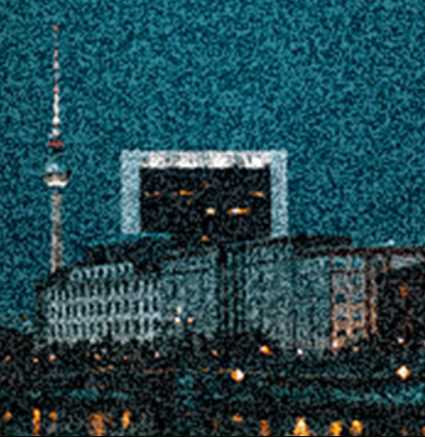
#> input picture proyecto_fft/imagenes/imagenR4.png, 425 x 437 px
$ jupyter execute notebook.ipynb
#> lines starting #> are read from the running program, lines starting #| are printed output that depends on the picture
# Procesamiento de Imágenes con la Transformada Rápida de Fourier (FFT)

**Universidad Centroamericana "José Simeón Cañas"**
Facultad de Ingeniería y Arquitectura — Departamento de Matemática
Análisis Numérico · Ciclo 01-2026

---

## Descripción general

En este notebook se explora la aplicación de la **Transformada Discreta de Fourier (DFT)**
en dos dimensiones para el procesamiento digital de imágenes.
Específicamente, se estudia cómo el **filtrado en el dominio de la frecuencia** permite
eliminar ruido de una imagen utilizando un filtro gaussiano paso-bajo.

El flujo de trabajo seguido es el siguiente:

1. Carga y preprocesamiento de la imagen.
2. Adición de ruido gaussiano sintético.
3. Cálculo de la FFT 2D.
4. Construcción y aplicación de un filtro gaussiano en el dominio frecuencial.
5. Reconstrucción mediante la IFFT 2D.
6. Análisis comparativo de resultados.

---
## 1. Marco Teórico

### 1.1 Transformada Discreta de Fourier en 2D

Para una imagen discreta $f[m, n]$ de tamaño $M \times N$, la **DFT 2D** se define como:

$$
F[u, v] = \sum_{m=0}^{M-1} \sum_{n=0}^{N-1} f[m,n]\, e^{-j2\pi\left(\frac{um}{M} + \frac{vn}{N}\right)}
$$

donde $u \in \{0,\dots,M-1\}$ y $v \in \{0,\dots,N-1\}$ son las frecuencias espaciales discretas.
Cada coeficiente $F[u,v]$ es un número complejo cuya **magnitud** representa la energía en esa frecuencia
y cuya **fase** codifica la posición espacial de esa componente.

Para imágenes **RGB**, la DFT se aplica de forma independiente a cada canal $c \in \{R, G, B\}$:

$$
F_c[u, v] = \sum_{m=0}^{M-1} \sum_{n=0}^{N-1} f_c[m,n]\, e^{-j2\pi\left(\frac{um}{M} + \frac{vn}{N}\right)}
$$

### 1.2 Transformada Inversa (IDFT 2D)

La imagen original se recupera mediante la transformada inversa:

$$
f[m, n] = \frac{1}{MN} \sum_{u=0}^{M-1} \sum_{v=0}^{N-1} F[u,v]\, e^{j2\pi\left(\frac{um}{M} + \frac{vn}{N}\right)}
$$

### 1.3 Desplazamiento del espectro (`fftshift`)

Por convención, la FFT coloca las frecuencias bajas en las esquinas de la matriz.
La operación **fftshift** reordena el espectro para centrar las frecuencias bajas:

$$
F_{\text{shift}}[u, v] = F\left[\left(u + \frac{M}{2}\right) \bmod M,\; \left(v + \frac{N}{2}\right) \bmod N\right]
$$

### 1.4 Filtro Gaussiano Paso-Bajo

Un filtro paso-bajo atenúa las frecuencias altas (bordes, ruido) y preserva las bajas (estructura global).
El filtro gaussiano en el dominio de la frecuencia se define como:

$$
H[u, v] = e^{-\dfrac{(u - u_0)^2 + (v - v_0)^2}{2\sigma^2}}
$$

donde $(u_0, v_0)$ es el centro del espectro y $\sigma$ controla el **ancho de banda**.
El espectro filtrado se obtiene mediante multiplicación punto a punto:

$$
G[u, v] = F_{\text{shift}}[u, v] \cdot H[u, v]
$$

---
## 2. Configuración del Entorno

Se importan las bibliotecas necesarias:
- **NumPy**: operaciones numéricas y módulo `fft`.
- **Matplotlib**: visualización de imágenes y espectros.
- **PIL (Pillow)**: carga y conversión de imágenes.

[cell 1]
import numpy as np
import matplotlib.pyplot as plt
from PIL import Image

print("Todo funciona")

---
## 3. Carga y Preprocesamiento de la Imagen

La imagen se carga en modo **RGB** para preservar la información de color en los tres canales $(R, G, B)$.

Para optimizar el cómputo se limita el lado máximo a $512$ píxeles, pero manteniendo la **proporción original** de la imagen mediante regla de tres:

$$
\text{Si } W > H:\quad W' = 512,\quad H' = \left\lfloor 512 \times \frac{H}{W} \right\rfloor
$$
$$
\text{Si } H \geq W:\quad H' = 512,\quad W' = \left\lfloor 512 \times \frac{W}{H} \right\rfloor
$$

Así se evita la deformación de imágenes rectangulares y se trabaja con dimensiones uniformes.

[cell 2]
# ── Cargar imagen en color (RGB) ─────────────────────────────────────────
img_pil = Image.open("imagenes/imagenR4.png").convert("RGB")

# ── Redimensionar manteniendo proporción ──────────────────────────────────
MAX_SIZE = 512
W_orig, H_orig = img_pil.size   # PIL usa (ancho, alto)
#> W_orig = 425; H_orig = 437

if W_orig >= H_orig:
    W_new = MAX_SIZE
    H_new = int(MAX_SIZE * H_orig / W_orig)
else:
    H_new = MAX_SIZE
    W_new = int(MAX_SIZE * W_orig / H_orig)
#> W_new = 497

img_pil = img_pil.resize((W_new, H_new), Image.LANCZOS)
#> img_pil: PIL image 497x512 RGB
img = np.array(img_pil)          # shape: (H_new, W_new, 3)  dtype: uint8

print(f"Tamaño original : {W_orig} x {H_orig} px")
#| Tamaño original : 425 x 437 px
print(f"Tamaño redimensionado: {img.shape[1]} x {img.shape[0]} px  |  canales: {img.shape[2]}")
#| Tamaño redimensionado: 497 x 512 px  |  canales: 3

plt.imshow(img)
plt.title("Imagen original (RGB)")
plt.axis('off')
plt.show()

---
## 4. Selección del Modo de Procesamiento

El flujo de trabajo se bifurca según la condición de la imagen de entrada:

| Opción | Descripción | Resultado |
|--------|-------------|----------|
| **a) Añadir ruido** | La imagen está limpia; se agrega ruido gaussiano sintético | Se muestra imagen original vs. reconstrucción filtrada |
| **b) Ya tiene ruido** | La imagen subida ya contiene ruido real | Se muestra imagen ruidosa vs. imagen depurada |

Asigna el valor `'a'` o `'b'` a la variable `MODO` en la celda siguiente.

[cell 3]
# ── CONFIGURACIÓN DE MODO ────────────────────────────────────────────────
#   'a'  →  la imagen está limpia; se añadirá ruido gaussiano sintético
#   'b'  →  la imagen ya contiene ruido; se omite la adición de ruido
MODO = 'b'   # <── cambia a 'b' si tu imagen ya tiene ruido

assert MODO in ('a', 'b'), "MODO debe ser 'a' o 'b'"
print(f"Modo seleccionado: {'(a) Añadir ruido' if MODO == 'a' else '(b) Imagen ya con ruido'}")

---
## 5. (Opción a) Adición de Ruido Gaussiano

> **Esta sección solo se ejecuta si `MODO = 'a'`.**

Se añade **ruido blanco gaussiano** independiente a cada canal RGB. El ruido $\eta_c[m,n]$ en el canal $c$ sigue:

$$
\eta_c[m,n] \sim \mathcal{N}(0,\, \sigma_\eta^2) \quad c \in \{R, G, B\}, \quad \sigma_\eta = 40
$$

La imagen degradada resulta: $f_{\text{ruido}}[m,n,c] = \text{clip}\,(f[m,n,c] + \eta_c[m,n],\, 0,\, 255)$

El recorte (`clip`) garantiza que los valores permanezcan en el rango válido de píxeles $[0, 255]$.

[cell 4]
if MODO == 'a':
    # ── Ruido gaussiano sobre cada canal RGB ──────────────────────────────
    sigma_ruido = 50                            # intensidad del ruido
    noise = np.random.normal(0, sigma_ruido, img.shape)
    img_ruidosa = np.clip(img.astype(float) + noise, 0, 255)

    plt.imshow(img_ruidosa.astype(np.uint8))
    plt.title(f"Imagen con ruido gaussiano ($\\sigma_{{\\eta}}={sigma_ruido}$)")
    plt.axis('off')
    plt.show()
    print(f"Ruido añadido  |  shape: {img_ruidosa.shape}  |  dtype: float64")
else:
    # ── En modo b la imagen cargada ya es la imagen ruidosa ───────────────
    img_ruidosa = img.astype(float)
    print("Modo b: se omite adición de ruido. Se usará la imagen cargada directamente.")

---
## 6. Cálculo de la FFT 2D (por canal RGB)

Se aplica `numpy.fft.fft2` de forma independiente a cada canal $c \in \{R, G, B\}$, implementando el algoritmo **Cooley-Tukey** con complejidad $\mathcal{O}(MN \log MN)$.
Luego se aplica `fftshift` para centrar las frecuencias bajas $(u=0,v=0)$ en el centro de la matriz.

El resultado es un arreglo complejo de shape $(H, W, 3)$ donde cada canal tiene su propio espectro.

[cell 5]
rows, cols, _ = img_ruidosa.shape
#> rows = 512; cols = 497
crow, ccol    = rows // 2, cols // 2
#> crow = 256; ccol = 248
Y, X          = np.ogrid[:rows, :cols]
#> Y = 512 values from 0 to 511

# FFT 2D independiente por canal
F_canales       = np.stack([np.fft.fft2(img_ruidosa[:, :, c]) for c in range(3)], axis=-1)
F_shift_canales = np.stack([np.fft.fftshift(F_canales[:, :, c]) for c in range(3)], axis=-1)

print("FFT lista  |  shape espectro:", F_shift_canales.shape)
#| FFT lista  |  shape espectro: (512, 497, 3)

---
## 7. Visualización del Espectro de Frecuencias

El espectro se visualiza usando la **magnitud en escala logarítmica** para comprimir el rango dinámico:

$$
\text{Espectro}_c[u,v] = \log\bigl(|F_{\text{shift},c}[u,v]| + 1\bigr)
$$

Se muestran los tres canales RGB de forma independiente.

[cell 6]
nombres_canales = ['Canal R', 'Canal G', 'Canal B']
cmaps           = ['Reds', 'Greens', 'Blues']

fig, axes = plt.subplots(1, 3, figsize=(14, 4))
for c in range(3):
    magnitude = np.log(np.abs(F_shift_canales[:, :, c]) + 1)
    axes[c].imshow(magnitude, cmap=cmaps[c])
    axes[c].set_title(f"Espectro — {nombres_canales[c]}")
    axes[c].axis('off')
#> this loop made 3 passes
#> pass 1, `magnitude = np.log(np.abs(F_shift_canales[:, :, c]) + 1)`:
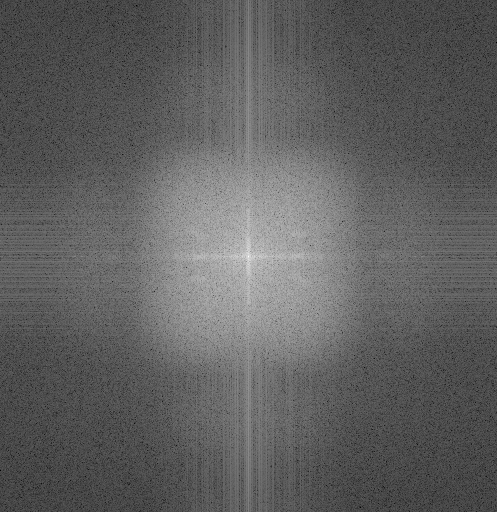
#> magnitude: shape (512, 497) float64; min 0.621, max 15.92, mean 6.39; drawn with min black and max white
plt.suptitle("Espectros de frecuencia (escala log) por canal RGB", fontsize=13)
plt.tight_layout()
plt.show()
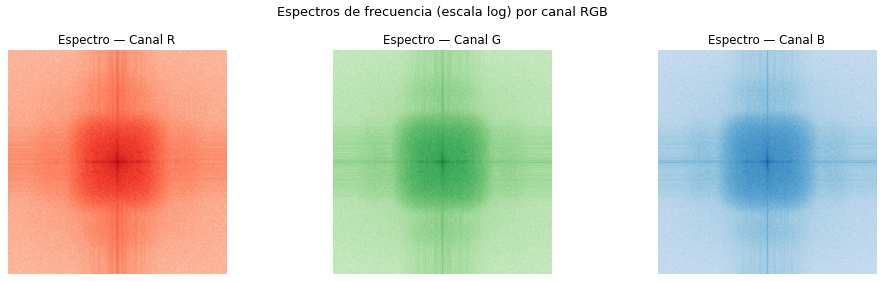
#> figure drawn by matplotlib, 3 panels

---
## 8. Construcción del Filtro Gaussiano Paso-Bajo

Se construye la máscara $H[u,v]$ centrada en $(u_0, v_0) = (M/2, N/2)$:

$$
H[u, v] = \exp\!\left(-\frac{(u - u_0)^2 + (v - v_0)^2}{2\sigma^2}\right)
$$

El **mismo filtro** se aplica a los tres canales, ya que la geometría frecuencial
es idéntica para todos ellos (depende únicamente de la resolución espacial).

[cell 7]
sigma = 30   # ancho de banda del filtro

gaussian_filter = np.exp(-((X - ccol)**2 + (Y - crow)**2) / (2 * sigma**2))

plt.figure(figsize=(4, 4))
plt.imshow(gaussian_filter, cmap='gray')
plt.title(f"Filtro Gaussiano ($\\sigma={sigma}$)")
plt.colorbar(label='H[u,v]')
plt.axis('off')
plt.show()
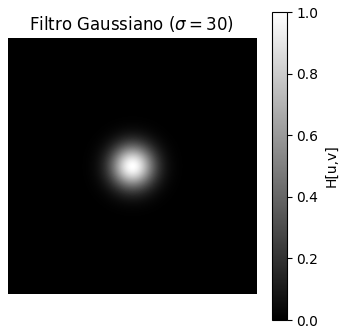
#> figure drawn by matplotlib, 2 panels

---
## 9. Aplicación del Filtro y Reconstrucción (IFFT 2D)

Se aplica el filtro a cada canal (Teorema de Convolución) y se reconstruye la imagen mediante la IFFT 2D:

$$
G_c[u,v] = F_{\text{shift},c}[u,v] \cdot H[u,v]
\qquad
\hat{f}_c[m,n] = \mathcal{F}^{-1}\{G_c[u,v]\}
$$

Se toma la **magnitud** del resultado complejo y se reensamblan los canales en un tensor RGB.

[cell 8]
canales_filtrados = []
for c in range(3):
    G        = F_shift_canales[:, :, c] * gaussian_filter  # filtrar en frecuencia
    canal_r  = np.abs(np.fft.ifft2(np.fft.ifftshift(G)))   # regresar al dominio espacial
    canales_filtrados.append(canal_r)
#> this loop made 3 passes
#> pass 1, `canal_r  = np.abs(np.fft.ifft2(np.fft.ifftshift(G)))`:
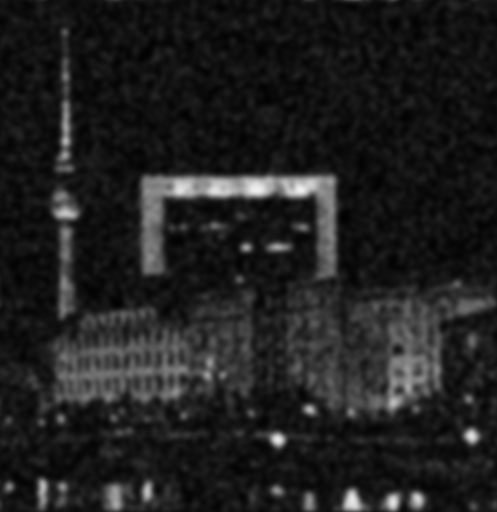
#> canal_r: shape (512, 497) float64; min 1.59, max 240.8, mean 32.4
#> pass 2, `canal_r  = np.abs(np.fft.ifft2(np.fft.ifftshift(G)))`:
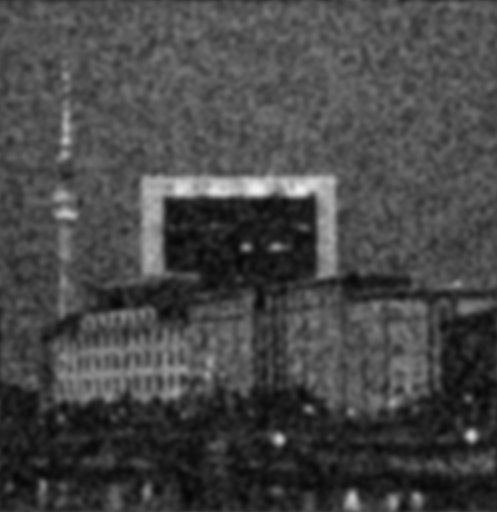
#> canal_r: shape (512, 497) float64; min 5.82, max 240.9, mean 70.9
#> after the loop, canales_filtrados = 3 items

# Rearmar imagen RGB y recortar valores al rango [0, 255]
img_filtrada = np.stack(canales_filtrados, axis=-1)
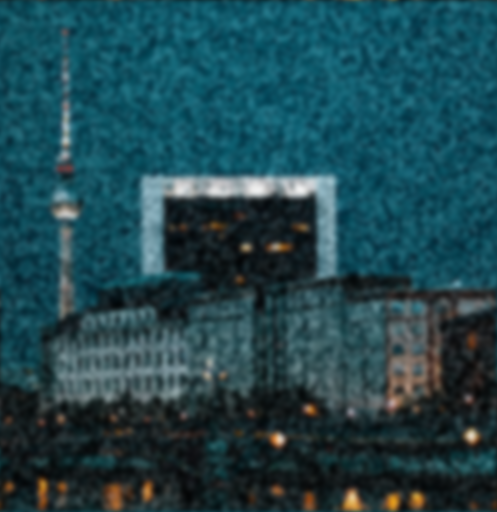
#> img_filtrada: shape (512, 497, 3) float64; mean of channels 0, 1, 2 32.4, 70.9, 79.3; drawn as R, G, B
img_filtrada = np.clip(img_filtrada, 0, 255).astype(np.uint8)

print("Imagen reconstruida  |  shape:", img_filtrada.shape)
#| Imagen reconstruida  |  shape: (512, 497, 3)

---
## 10. Resultados y Comparación Final

La visualización se adapta al modo elegido:

- **Modo a** *(imagen limpia + ruido sintético)*: muestra **Original → Con ruido → Filtrada**.
- **Modo b** *(imagen ya ruidosa)*: muestra **Imagen subida (ruidosa) → Imagen depurada**.

[cell 9]
if MODO == 'a':
    # ── Modo a: tres paneles ───────────────────────────────────────────────
    fig, axes = plt.subplots(1, 3, figsize=(15, 5))

    axes[0].imshow(img)
    axes[0].set_title("Original (limpia)", fontsize=12)
    axes[0].axis('off')

    axes[1].imshow(img_ruidosa.astype(np.uint8))
    axes[1].set_title(f"Con ruido gaussiano ($\\sigma_{{\\eta}}={sigma_ruido}$)", fontsize=12)
    axes[1].axis('off')

    axes[2].imshow(img_filtrada)
    axes[2].set_title(f"Filtrada ($\\sigma={sigma}$)", fontsize=12)
    axes[2].axis('off')

    plt.suptitle("Modo a — Original · Con ruido · Filtrada", fontsize=14)

else:
    # ── Modo b: dos paneles ────────────────────────────────────────────────
    fig, axes = plt.subplots(1, 2, figsize=(11, 5))

    axes[0].imshow(img)   # img es la imagen subida (ya ruidosa en modo b)
    axes[0].set_title("Imagen subida (con ruido)", fontsize=12)
    axes[0].axis('off')

    axes[1].imshow(img_filtrada)
    axes[1].set_title(f"Imagen depurada ($\\sigma={sigma}$)", fontsize=12)
    axes[1].axis('off')

    plt.suptitle("Modo b — Imagen ruidosa · Imagen depurada", fontsize=14)

plt.tight_layout()
plt.show()

---
## 11. Experimento: Efecto del Parámetro $\sigma$

Se varía $\sigma \in \{10, 30, 60, 100\}$ para analizar el compromiso entre **eliminación de ruido** y **preservación de detalle**:

- $\sigma$ pequeño → filtro estrecho → alta suavización (posible pérdida de bordes).
- $\sigma$ grande → filtro ancho → conserva más detalle pero elimina menos ruido.

[cell 10]
sigmas = [10, 30, 60, 200]

# ── Imagen base para el experimento ──────────────────────────────────────
if MODO == 'a':
    img_exp = img_ruidosa   # ya tiene ruido sintético
else:
    img_exp = img.astype(float)  # en modo b la imagen subida ya es ruidosa

# FFT por canal para el experimento
F_exp       = np.stack([np.fft.fft2(img_exp[:, :, c]) for c in range(3)], axis=-1)
F_shift_exp = np.stack([np.fft.fftshift(F_exp[:, :, c]) for c in range(3)], axis=-1)

fig, axes = plt.subplots(2, 4, figsize=(18, 9))

for i, sig in enumerate(sigmas):
    H = np.exp(-((X - ccol)**2 + (Y - crow)**2) / (2 * sig**2))

    # Reconstruir imagen RGB
    canales_rec = []
    for c in range(3):
        G = F_shift_exp[:, :, c] * H
        canales_rec.append(np.abs(np.fft.ifft2(np.fft.ifftshift(G))))
    img_rec = np.clip(np.stack(canales_rec, axis=-1), 0, 255).astype(np.uint8)

    # Fila 0: filtro gaussiano
    axes[0, i].imshow(H, cmap='gray')
    axes[0, i].set_title(f'Filtro H  ($\\sigma={sig}$)', fontsize=11)
    axes[0, i].axis('off')

    # Fila 1: imagen reconstruida en color
    axes[1, i].imshow(img_rec)
    axes[1, i].set_title(f'Resultado ($\\sigma={sig}$)', fontsize=11)
    axes[1, i].axis('off')

plt.suptitle(r'Efecto de $\sigma$ en el filtro gaussiano paso-bajo (RGB)', fontsize=13)
plt.tight_layout()
plt.show()
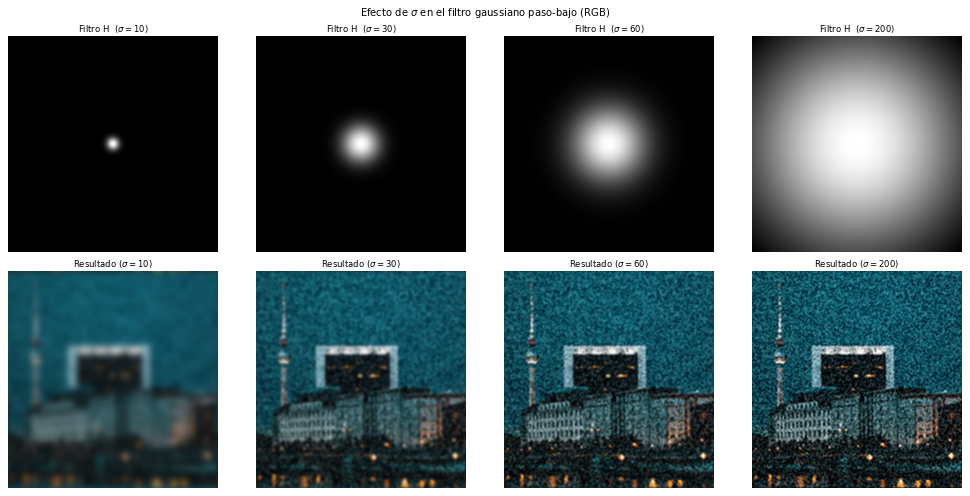
#> figure drawn by matplotlib, 8 panels

$ run again, with proyecto_fft/imagenes/imagenR3.png copied over proyecto_fft/imagenes/imagenR4.png
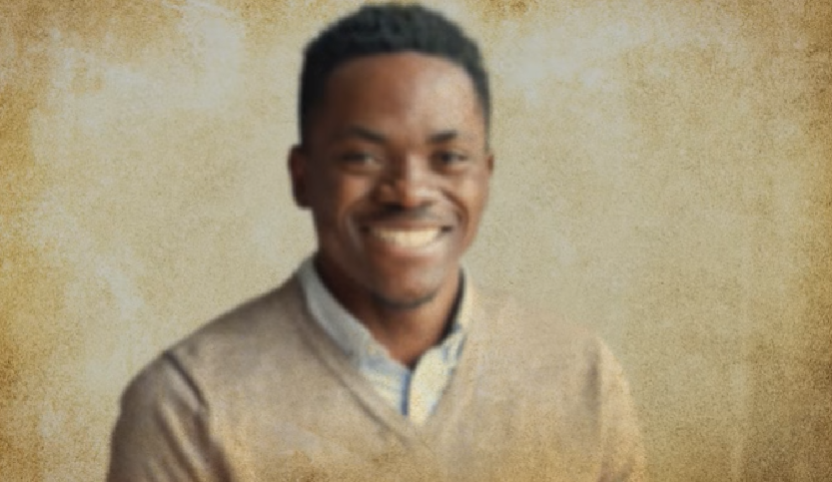
#> input picture proyecto_fft/imagenes/imagenR3.png, 832 x 482 px
#| Tamaño original : 832 x 482 px
#| Tamaño redimensionado: 512 x 296 px  |  canales: 3
#| FFT lista  |  shape espectro: (296, 512, 3)
#> `plt.show()`:
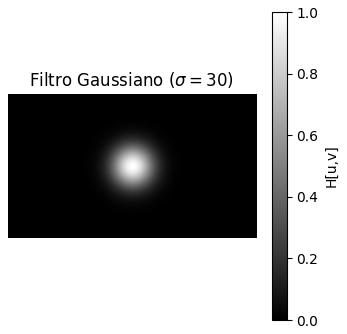
#> figure drawn by matplotlib, 2 panels
#> the loop `for c in range(3):` made 3 passes
#> pass 3, `canal_r  = np.abs(np.fft.ifft2(np.fft.ifftshift(G)))`:
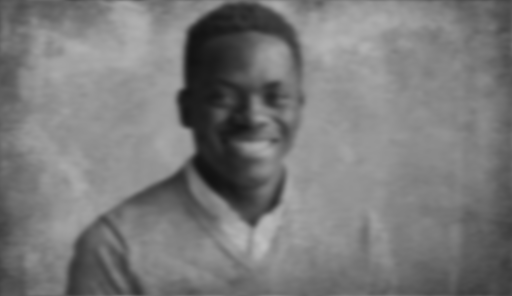
#> canal_r: shape (296, 512) float64; min 17.95, max 190.4, mean 122.2
#> after the loop `for c in range(3):`: canales_filtrados = 3 items
#| Imagen reconstruida  |  shape: (296, 512, 3)
